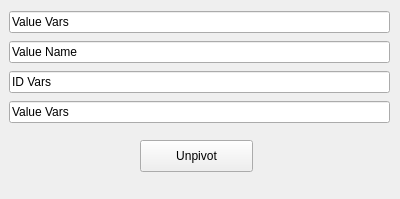
<?xml version="1.0" encoding="UTF-8"?>
<ui version="4.0">
 <class>Melter</class>
 <widget class="QWidget" name="Melter">
  <property name="geometry">
   <rect>
    <x>0</x>
    <y>0</y>
    <width>400</width>
    <height>199</height>
   </rect>
  </property>
  <property name="windowTitle">
   <string>Form</string>
  </property>
  <widget class="QWidget" name="verticalLayoutWidget">
   <property name="geometry">
    <rect>
     <x>9</x>
     <y>9</y>
     <width>381</width>
     <height>116</height>
    </rect>
   </property>
   <layout class="QVBoxLayout" name="verticalLayout">
    <item>
     <widget class="QLineEdit" name="rowValues">
      <property name="text">
       <string>Value Vars</string>
      </property>
     </widget>
    </item>
    <item>
     <widget class="QLineEdit" name="columnValues">
      <property name="text">
       <string>Value Name</string>
      </property>
     </widget>
    </item>
    <item>
     <widget class="QLineEdit" name="pivotColumns">
      <property name="text">
       <string>ID Vars</string>
      </property>
     </widget>
    </item>
    <item>
     <widget class="QLineEdit" name="pivotWithColumns">
      <property name="text">
       <string>Value Vars</string>
      </property>
     </widget>
    </item>
   </layout>
  </widget>
  <widget class="QPushButton" name="pushButton">
   <property name="geometry">
    <rect>
     <x>140</x>
     <y>140</y>
     <width>113</width>
     <height>32</height>
    </rect>
   </property>
   <property name="text">
    <string>Unpivot</string>
   </property>
  </widget>
 </widget>
 <resources/>
 <connections/>
</ui>
